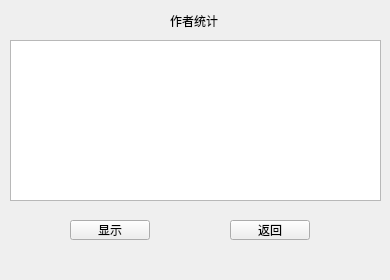
<?xml version="1.0" encoding="UTF-8"?>
<ui version="4.0">
 <class>MainWindow3</class>
 <widget class="QMainWindow" name="MainWindow3">
  <property name="geometry">
   <rect>
    <x>0</x>
    <y>0</y>
    <width>390</width>
    <height>280</height>
   </rect>
  </property>
  <property name="minimumSize">
   <size>
    <width>390</width>
    <height>280</height>
   </size>
  </property>
  <property name="maximumSize">
   <size>
    <width>390</width>
    <height>280</height>
   </size>
  </property>
  <property name="windowTitle">
   <string>作者统计</string>
  </property>
  <property name="styleSheet">
   <string notr="true">background-image: url(:/C:/Users/yangyuzhe/Desktop/QQ图片20210418104443.png);</string>
  </property>
  <widget class="QWidget" name="centralwidget">
   <widget class="QPushButton" name="pushButton_2">
    <property name="geometry">
     <rect>
      <x>230</x>
      <y>220</y>
      <width>80</width>
      <height>20</height>
     </rect>
    </property>
    <property name="cursor">
     <cursorShape>PointingHandCursor</cursorShape>
    </property>
    <property name="text">
     <string>返回</string>
    </property>
   </widget>
   <widget class="QLabel" name="label_2">
    <property name="geometry">
     <rect>
      <x>170</x>
      <y>10</y>
      <width>51</width>
      <height>21</height>
     </rect>
    </property>
    <property name="text">
     <string>作者统计</string>
    </property>
   </widget>
   <widget class="QTextBrowser" name="textBrowser">
    <property name="geometry">
     <rect>
      <x>10</x>
      <y>40</y>
      <width>371</width>
      <height>161</height>
     </rect>
    </property>
    <property name="styleSheet">
     <string notr="true">color: rgb(255, 255, 0);</string>
    </property>
   </widget>
   <widget class="QPushButton" name="pushButton">
    <property name="geometry">
     <rect>
      <x>70</x>
      <y>220</y>
      <width>80</width>
      <height>20</height>
     </rect>
    </property>
    <property name="cursor">
     <cursorShape>PointingHandCursor</cursorShape>
    </property>
    <property name="text">
     <string>显示</string>
    </property>
   </widget>
  </widget>
  <widget class="QMenuBar" name="menubar">
   <property name="geometry">
    <rect>
     <x>0</x>
     <y>0</y>
     <width>390</width>
     <height>21</height>
    </rect>
   </property>
  </widget>
 </widget>
 <resources/>
 <connections/>
</ui>
